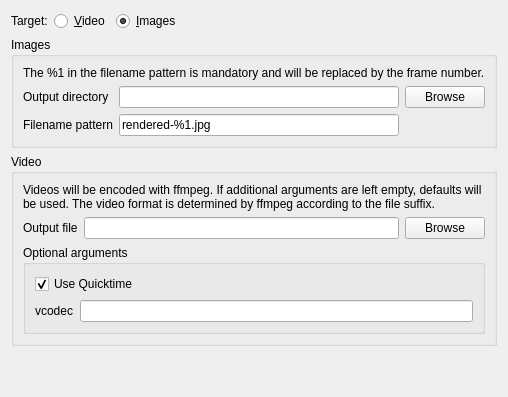
     <widget class="QWidget" name="tabWidgetPage4">
      <attribute name="title">
       <string>Output</string>
      </attribute>
      <layout class="QVBoxLayout" name="verticalLayout_11">
       <item>
        <layout class="QHBoxLayout" name="horizontalLayout_3">
         <item>
          <widget class="QLabel" name="label">
           <property name="text">
            <string>Target:</string>
           </property>
          </widget>
         </item>
         <item>
          <widget class="QRadioButton" name="radioVideo">
           <property name="enabled">
            <bool>true</bool>
           </property>
           <property name="text">
            <string>&amp;Video</string>
           </property>
          </widget>
         </item>
         <item>
          <widget class="QRadioButton" name="radioImages">
           <property name="text">
            <string>&amp;Images</string>
           </property>
           <property name="checked">
            <bool>true</bool>
           </property>
          </widget>
         </item>
         <item>
          <spacer name="horizontalSpacer_3">
           <property name="orientation">
            <enum>Qt::Horizontal</enum>
           </property>
           <property name="sizeHint" stdset="0">
            <size>
             <width>40</width>
             <height>20</height>
            </size>
           </property>
          </spacer>
         </item>
        </layout>
       </item>
       <item>
        <widget class="QGroupBox" name="groupImages">
         <property name="title">
          <string>Images</string>
         </property>
         <layout class="QVBoxLayout" name="verticalLayout">
          <item>
           <widget class="QLabel" name="label_10">
            <property name="text">
             <string>The %1 in the filename pattern is mandatory and will be replaced by the frame number.</string>
            </property>
           </widget>
          </item>
          <item>
           <layout class="QGridLayout" name="gridLayout">
            <item row="0" column="0">
             <widget class="QLabel" name="lblcOutputDir">
              <property name="text">
               <string>Output directory</string>
              </property>
             </widget>
            </item>
            <item row="0" column="1">
             <widget class="QLineEdit" name="imagesOutputDir"/>
            </item>
            <item row="0" column="2">
             <widget class="QPushButton" name="bImagesBrowseDir">
              <property name="text">
               <string>Browse</string>
              </property>
             </widget>
            </item>
            <item row="1" column="0">
             <widget class="QLabel" name="lblcFilenamePattern">
              <property name="text">
               <string>Filename pattern</string>
              </property>
             </widget>
            </item>
            <item row="1" column="1">
             <widget class="QLineEdit" name="imagesFilenamePattern">
              <property name="toolTip">
               <string extracomment="%1 for the frame number (required!)"/>
              </property>
              <property name="text">
               <string>rendered-%1.jpg</string>
              </property>
             </widget>
            </item>
           </layout>
          </item>
         </layout>
        </widget>
       </item>
       <item>
        <widget class="QGroupBox" name="groupVideo">
         <property name="sizePolicy">
          <sizepolicy hsizetype="Preferred" vsizetype="Minimum">
           <horstretch>0</horstretch>
           <verstretch>0</verstretch>
          </sizepolicy>
         </property>
         <property name="title">
          <string>Video</string>
         </property>
         <layout class="QVBoxLayout" name="verticalLayout_3">
          <item>
           <widget class="QLabel" name="label_7">
            <property name="text">
             <string>Videos will be encoded with ffmpeg. If additional arguments are left empty, defaults will be used. The video format is determined by ffmpeg according to the file suffix.</string>
            </property>
            <property name="wordWrap">
             <bool>true</bool>
            </property>
           </widget>
          </item>
          <item>
           <layout class="QGridLayout" name="gridLayout_2">
            <item row="0" column="0">
             <widget class="QLabel" name="lblcOutputFile">
              <property name="text">
               <string>Output file</string>
              </property>
             </widget>
            </item>
            <item row="0" column="1">
             <widget class="QLineEdit" name="videoOutputFile"/>
            </item>
            <item row="0" column="2">
             <widget class="QPushButton" name="bBrowseVideoOutputFile">
              <property name="text">
               <string>Browse</string>
              </property>
             </widget>
            </item>
            <item row="1" column="0" colspan="3">
             <widget class="QGroupBox" name="groupBox">
              <property name="title">
               <string>Optional arguments</string>
              </property>
              <layout class="QVBoxLayout" name="verticalLayout_4">
               <item>
                <widget class="QCheckBox" name="use_qt">
                 <property name="text">
                  <string>Use Quicktime</string>
                 </property>
                 <property name="checked">
                  <bool>true</bool>
                 </property>
                </widget>
               </item>
               <item>
                <layout class="QGridLayout" name="gridLayout_3">
                 <item row="0" column="0">
                  <widget class="QLabel" name="label_5">
                   <property name="text">
                    <string notr="true">vcodec</string>
                   </property>
                  </widget>
                 </item>
                 <item row="0" column="1">
                  <widget class="QLineEdit" name="vcodec"/>
                 </item>
                </layout>
               </item>
              </layout>
             </widget>
            </item>
           </layout>
          </item>
         </layout>
        </widget>
       </item>
       <item>
        <spacer name="verticalSpacer_5">
         <property name="orientation">
          <enum>Qt::Vertical</enum>
         </property>
         <property name="sizeHint" stdset="0">
          <size>
           <width>20</width>
           <height>40</height>
          </size>
         </property>
        </spacer>
       </item>
      </layout>
     </widget>
